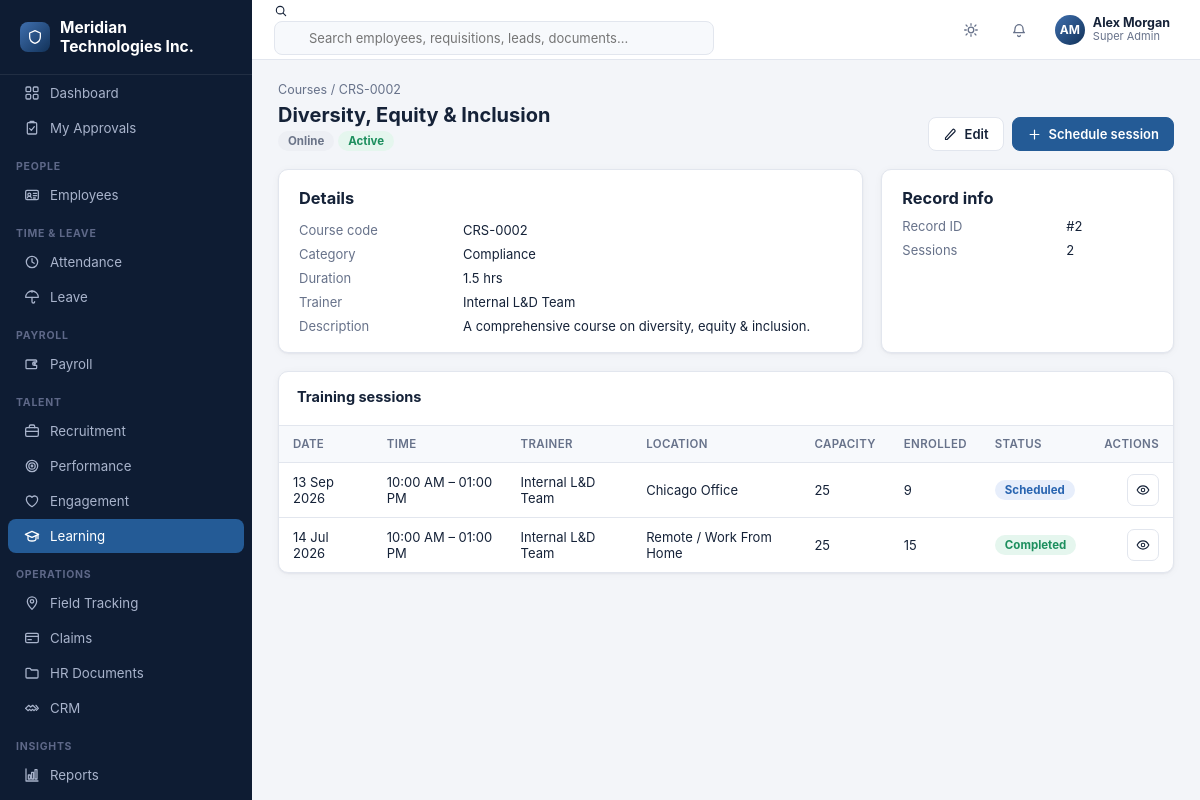
Page /learning/courses/2 (signed in) on the committed database.
### tables this page shows
CREATE TABLE company_settings (
    id INTEGER PRIMARY KEY CHECK (id = 1),
    company_name TEXT NOT NULL DEFAULT 'Your Company',
    logo_path TEXT,
    address TEXT,
    city TEXT,
    state TEXT,
    country TEXT,
    pincode TEXT,
    phone TEXT,
    email TEXT,
    website TEXT,
    gstin TEXT,
    pan TEXT,
    currency_symbol TEXT NOT NULL DEFAULT '$',
    fiscal_year_start_month INTEGER NOT NULL DEFAULT 4,
    updated_at TEXT NOT NULL DEFAULT (datetime('now'))
);

CREATE TABLE users (
    id INTEGER PRIMARY KEY AUTOINCREMENT,
    username TEXT NOT NULL UNIQUE,
    password_hash TEXT NOT NULL,
    full_name TEXT NOT NULL,
    email TEXT,
    phone TEXT,
    role_id INTEGER NOT NULL REFERENCES roles(id),
    employee_id INTEGER REFERENCES employees(id),
    is_active INTEGER NOT NULL DEFAULT 1,
    last_login_at TEXT,
    created_at TEXT NOT NULL DEFAULT (datetime('now'))
);

CREATE TABLE roles (
    id INTEGER PRIMARY KEY AUTOINCREMENT,
    name TEXT NOT NULL UNIQUE,
    description TEXT,
    is_system INTEGER NOT NULL DEFAULT 0,
    created_at TEXT NOT NULL DEFAULT (datetime('now'))
);

CREATE TABLE courses (
    id INTEGER PRIMARY KEY AUTOINCREMENT,
    course_code TEXT NOT NULL UNIQUE,
    title TEXT NOT NULL,
    description TEXT,
    category TEXT,
    duration_hours REAL NOT NULL DEFAULT 1,
    trainer_name TEXT,
    delivery_mode TEXT NOT NULL DEFAULT 'Online',
    is_active INTEGER NOT NULL DEFAULT 1
);

CREATE TABLE training_sessions (
    id INTEGER PRIMARY KEY AUTOINCREMENT,
    course_id INTEGER NOT NULL REFERENCES courses(id) ON DELETE CASCADE,
    session_date TEXT NOT NULL,
    start_time TEXT,
    end_time TEXT,
    location_id INTEGER REFERENCES locations(id),
    trainer_name TEXT,
    capacity INTEGER NOT NULL DEFAULT 20,
    status TEXT NOT NULL DEFAULT 'Scheduled'
);

CREATE TABLE locations (
    id INTEGER PRIMARY KEY AUTOINCREMENT,
    name TEXT NOT NULL,
    address TEXT,
    city TEXT,
    state TEXT,
    country TEXT,
    pincode TEXT,
    is_active INTEGER NOT NULL DEFAULT 1
);

### blueprints/learning.py (the view)
@bp.route("/courses/<int:id>")
@permission_required("learning.courses.view")
def course_view(id):
    course = db.query("SELECT * FROM courses WHERE id=?", (id,), one=True)
    if course is None:
        flash("Course not found.", "error")
        return redirect(url_for("learning.courses_list"))
    sessions = db.query(
        """SELECT ts.*, l.name AS location_name,
                  (SELECT COUNT(*) FROM training_enrollments te WHERE te.session_id = ts.id) AS enrolled_count
           FROM training_sessions ts
           LEFT JOIN locations l ON l.id = ts.location_id
           WHERE ts.course_id = ?
           ORDER BY ts.session_date DESC""",
        (id,),
    )
    return render_template(
        "learning/course_view.html", course=course, sessions=sessions,
        can_edit=has_permission("learning.courses.edit"),
        can_schedule=has_permission("learning.sessions.create"),
    )

### auth.py (called while the page is built, shortened)
def load_logged_in_user():
    user_id = session.get("user_id")
    if user_id is None:
        g.user = None
        g.permissions = set()
        g.employee = None
        return
    user = db.query(
        """SELECT u.*, r.name as role_name FROM users u
           JOIN roles r ON r.id = u.role_id WHERE u.id=? AND u.is_active=1""",
        (user_id,), one=True,
    )
    g.user = user
    if user is None:
        g.permissions = set()
        g.employee = None
        return
    if user["role_name"] == "Super Admin":
        g.permissions = {"*"}
    g.employee = None
    if user["employee_id"]:
        g.employee = db.query("SELECT * FROM employees WHERE id=?", (user["employee_id"],), one=True)

def has_permission(code):
    if g.get("user") is None:
        return False
    perms = g.get("permissions", set())
    if "*" in perms:
        return True
    return code in perms

def permission_required(code):
    def decorator(view):
        @functools.wraps(view)
        def wrapped(**kwargs):
            if g.user is None:
                return redirect(url_for("auth.login", next=request.path))
            if not has_permission(code):
                flash(f"You don't have permission to do this ({code}).", "error")
                return redirect(url_for("dashboard.index"))
            return view(**kwargs)
        return wrapped
    return decorator

### db.py (called while the page is built)
def get_db():
    if "db" not in g:
        os.makedirs(os.path.dirname(config.DB_PATH), exist_ok=True)
        g.db = sqlite3.connect(config.DB_PATH, detect_types=sqlite3.PARSE_DECLTYPES)
        g.db.row_factory = sqlite3.Row
        g.db.execute("PRAGMA foreign_keys = ON")
    return g.db

def query(sql, args=(), one=False):
    conn = get_db()
    cur = conn.execute(sql, args)
    rows = cur.fetchall()
    cur.close()
    if one:
        return rows[0] if rows else None
    return rows

### helpers.py (called while the page is built)
def fmt_date(value):
    if not value:
        return "-"
    try:
        return datetime.fromisoformat(str(value)[:19]).strftime("%d %b %Y")
    except ValueError:
        return str(value)[:10]

def fmt_time(value):
    if not value:
        return "-"
    s = str(value)
    try:
        if len(s) <= 5:
            return datetime.strptime(s, "%H:%M").strftime("%I:%M %p")
        return datetime.fromisoformat(s[:19]).strftime("%I:%M %p")
    except ValueError:
        return s

### templates/learning/course_view.html (shortened to what this page needs)
{% extends "base.html" %}
{% import "partials/icons.html" as ic %}
{% block content %}
<div class="breadcrumb"><a href="{{ url_for('learning.courses_list') }}">Courses</a> / {{ course.course_code }}</div>
<div class="page-head">
  <div>
    <h1>{{ course.title }}</h1>
    <span class="badge {{ status_badge_class(course.delivery_mode) }}">{{ course.delivery_mode }}</span>
    <span class="badge {{ 'green' if course.is_active else 'gray' }}">{{ 'Active' if course.is_active else 'Inactive' }}</span>
  </div>
  <div style="display:flex;gap:8px">
    {% if can_edit %}<a class="btn" href="{{ url_for('learning.course_edit', id=course.id) }}">{{ ic.icon('pencil',15) }} Edit</a>{% endif %}
    {% if can_schedule %}<a class="btn primary" href="{{ url_for('learning.session_new', course_id=course.id) }}">{{ ic.icon('plus',15) }} Schedule session</a>{% endif %}
  </div>
</div>
<div class="detail-grid">
  <div class="card card-pad">
    <h3 style="margin-bottom:14px">Details</h3>
    <div class="kv">
      <div class="k">Course code</div><div>{{ course.course_code }}</div>
      <div class="k">Category</div><div>{{ course.category or '—' }}</div>
      <div class="k">Duration</div><div>{{ course.duration_hours }} hrs</div>
      <div class="k">Trainer</div><div>{{ course.trainer_name or '—' }}</div>
      <div class="k">Description</div><div>{{ course.description or '—' }}</div>
    </div>
  </div>
  <div class="card card-pad">
    <h3 style="margin-bottom:10px">Record info</h3>
    <div class="kv">
      <div class="k">Record ID</div><div>#{{ course.id }}</div>
      <div class="k">Sessions</div><div>{{ sessions|length }}</div>
    </div>
  </div>
</div>
<div class="card" style="margin-top:18px">
  <div class="card-head"><h3>Training sessions</h3></div>
  <div class="table-wrap">
    {% if sessions %}
    <table class="dt">
      <thead><tr>
        <th>Date</th><th>Time</th><th>Trainer</th><th>Location</th><th>Capacity</th><th>Enrolled</th><th>Status</th><th style="text-align:right">Actions</th>
      </tr></thead>
      <tbody>
        {% for s in sessions %}
        <tr>
          <td>{{ s.session_date|fmt_date }}</td>
          <td>{{ s.start_time|fmt_time if s.start_time else '—' }}{% if s.end_time %} – {{ s.end_time|fmt_time }}{% endif %}</td>
          <td>{{ s.trainer_name or '—' }}</td>
          <td>{{ s.location_name or '—' }}</td>
          <td>{{ s.capacity }}</td>
          <td>{{ s.enrolled_count }}</td>
          <td><span class="badge {{ status_badge_class(s.status) }}">{{ s.status }}</span></td>
          <td>
            <div class="row-actions">
              <a class="btn sm btn-icon" href="{{ url_for('learning.session_view', id=s.id) }}" title="View">{{ ic.icon('eye',14) }}</a>
            </div>
          </td>
        </tr>
        {% endfor %}
      </tbody>
    </table>
    {% else %}
    <div class="empty-state">
      <div class="ic">{{ ic.icon('calendar', 34) }}</div>
      <p>No sessions scheduled for this course yet.</p>
    </div>
    {% endif %}
  </div>
</div>
{% endblock %}

### templates/base.html (shortened to what this page needs)
<!doctype html>
<html lang="en">
<head>
<link rel="stylesheet" href="{{ url_for('static', filename='css/style.css') }}">
</head>
<body>
{% import "partials/icons.html" as ic %}
{% set ep = request.endpoint or '' %}
<div class="app">
  <aside class="sidebar" id="sidebar">
    <div class="sidebar-brand"><span class="logo-dot">{{ ic.icon('shield', 16) }}</span> <span>{{ company.company_name if company else 'Enterprise HR' }}</span></div>
    <nav>
      <div class="nav-item {{ 'active' if ep=='dashboard.index' }}" onclick="location.href='{{ url_for('dashboard.index') }}'">
        {{ ic.icon('grid') }} <span>Dashboard</span>
      </div>
      <div class="nav-item {{ 'active' if ep=='dashboard.my_approvals' }}" onclick="location.href='{{ url_for('dashboard.my_approvals') }}'">
        {{ ic.icon('clipboard-check') }} <span>My Approvals</span>
      </div>
      {% if has_permission('employees.employees.view') %}
      <div class="nav-section">People</div>
      <div class="nav-item {{ 'active' if ep.startswith('employees.') }}" onclick="location.href='{{ url_for('employees.list_view') }}'">{{ ic.icon('id-card') }} <span>Employees</span></div>
      {% endif %}
      {% if has_permission('attendance.attendance.view') %}
      <div class="nav-section">Time &amp; Leave</div>
      <div class="nav-item {{ 'active' if ep.startswith('attendance.') }}" onclick="location.href='{{ url_for('attendance.daily') }}'">{{ ic.icon('clock') }} <span>Attendance</span></div>
      {% endif %}
      {% if has_permission('leave.requests.view') %}
      <div class="nav-item {{ 'active' if ep.startswith('leave.') }}" onclick="location.href='{{ url_for('leave.requests_list') }}'">{{ ic.icon('umbrella') }} <span>Leave</span></div>
      {% endif %}
      {% if has_permission('payroll.payslips.view') or has_permission('payroll.runs.view') %}
      <div class="nav-section">Payroll</div>
      <div class="nav-item {{ 'active' if ep.startswith('payroll.') }}" onclick="location.href='{{ url_for('payroll.runs_list') }}'">{{ ic.icon('wallet') }} <span>Payroll</span></div>
      {% endif %}
      {% if has_permission('recruitment.requisitions.view') %}
      <div class="nav-section">Talent</div>
      <div class="nav-item {{ 'active' if ep.startswith('recruitment.') }}" onclick="location.href='{{ url_for('recruitment.requisitions_list') }}'">{{ ic.icon('briefcase') }} <span>Recruitment</span></div>
      {% endif %}
      {% if has_permission('performance.goals.view') %}
      <div class="nav-item {{ 'active' if ep.startswith('performance.') }}" onclick="location.href='{{ url_for('performance.cycles_list') }}'">{{ ic.icon('target') }} <span>Performance</span></div>
      {% endif %}
      {% if has_permission('engagement.surveys.view') %}
      <div class="nav-item {{ 'active' if ep.startswith('engagement.') }}" onclick="location.href='{{ url_for('engagement.surveys_list') }}'">{{ ic.icon('heart') }} <span>Engagement</span></div>
      {% endif %}
      {% if has_permission('learning.courses.view') %}
      <div class="nav-item {{ 'active' if ep.startswith('learning.') }}" onclick="location.href='{{ url_for('learning.courses_list') }}'">{{ ic.icon('graduation') }} <span>Learning</span></div>
      {% endif %}
      {% if has_permission('field.visits.view') %}
      <div class="nav-section">Operations</div>
      <div class="nav-item {{ 'active' if ep.startswith('field.') }}" onclick="location.href='{{ url_for('field.visits_list') }}'">{{ ic.icon('map-pin') }} <span>Field Tracking</span></div>
      {% endif %}
      {% if has_permission('claims.claims.view') %}
      <div class="nav-item {{ 'active' if ep.startswith('claims.') }}" onclick="location.href='{{ url_for('claims.claims_list') }}'">{{ ic.icon('credit-card') }} <span>Claims</span></div>
      {% endif %}
      {% if has_permission('documents.documents.view') %}
      <div class="nav-item {{ 'active' if ep.startswith('documents.') }}" onclick="location.href='{{ url_for('documents.list_view') }}'">{{ ic.icon('folder') }} <span>HR Documents</span></div>
      {% endif %}
      {% if has_permission('crm.customers.view') %}
      <div class="nav-item {{ 'active' if ep.startswith('crm.') }}" onclick="location.href='{{ url_for('crm.customers_list') }}'">{{ ic.icon('handshake') }} <span>CRM</span></div>
      {% endif %}
      {% if has_permission('reports.reports.view') %}
      <div class="nav-section">Insights</div>
      <div class="nav-item {{ 'active' if ep.startswith('reports.') }}" onclick="location.href='{{ url_for('reports.index') }}'">{{ ic.icon('chart') }} <span>Reports</span></div>
      {% endif %}
      <div class="nav-item {{ 'active' if ep.startswith('notifications.') }}" onclick="location.href='{{ url_for('notifications.index') }}'">{{ ic.icon('bell') }} <span>Notifications</span></div>
    </nav>
  </aside>
  <div class="main">
    <header class="topbar">
      <div class="search-box">
        {{ ic.icon('search', 14) }}
        <input type="text" placeholder="Search employees, requisitions, leads, documents..." oninput="onGlobalSearch(this)">
      </div>
      <div class="topbar-right">
        <button class="icon-btn" onclick="toggleTheme()" title="Toggle theme">{{ ic.icon('sun') }}</button>
        <div class="dropdown">
          <button class="icon-btn" data-dropdown-toggle title="Notifications">
            {{ ic.icon('bell') }}
          </button>
        </div>
        <div class="dropdown">
          <div class="user-chip" data-dropdown-toggle>
            <div class="avatar">{% if g.employee and g.employee.photo_path %}<img src="{{ url_for('static', filename='uploads/' + g.employee.photo_path) }}">{% else %}{{ (g.user.full_name if g.user else '??')|initials }}{% endif %}</div>
            <div style="display:flex;flex-direction:column;line-height:1.2">
              <span style="font-weight:650;font-size:12.5px">{{ g.user.full_name if g.user else 'Guest' }}</span>
              <span class="text-muted" style="font-size:11px">{{ g.user.role_name if g.user else '' }}</span>
            </div>
          </div>
        </div>
      </div>
    </header>
    <main class="content">
      {% block content %}{% endblock %}
    </main>
  </div>
</div>
</body>
</html>

### templates/partials/icons.html (shortened to what this page needs)
{% macro icon(name, size=16) %}
<svg xmlns="http://www.w3.org/2000/svg" width="{{ size }}" height="{{ size }}" viewBox="0 0 24 24" fill="none" stroke="currentColor" stroke-width="1.9" stroke-linecap="round" stroke-linejoin="round" style="flex-shrink:0">{{ (p[name] or p['grid'])|safe }}</svg>
{%- endmacro %}

### rows in the picture
company_settings: company_name "Meridian Technologies Inc."
users: full_name "AM", user "Alex Morgan"
roles: user "Super Admin"
courses: course_code "CRS-0002", title "Diversity, Equity & Inclusion", delivery_mode "Online", is_active "Active", category "Compliance", duration_hours "1.5", trainer_name "Internal L&D Team", description "A comprehensive course on diversity, equity & inclusion.", id "2"
training_sessions: session_date|fmt_date "13 Sep 2026", start_time|fmt_time "10:00 AM", end_time|fmt_time "01:00 PM", trainer_name "Internal L&D Team", name "Chicago Office", capacity "25", enrolled_count "9", status "Scheduled", {{ size }} 14 (drawn)
training_sessions: session_date|fmt_date "14 Jul 2026", start_time|fmt_time "10:00 AM", end_time|fmt_time "01:00 PM", trainer_name "Internal L&D Team", name "Remote / Work From Home", capacity "25", enrolled_count "15", status "Completed", {{ size }} 14 (drawn)

### other values in the picture
{{ sessions|length }} "2"
